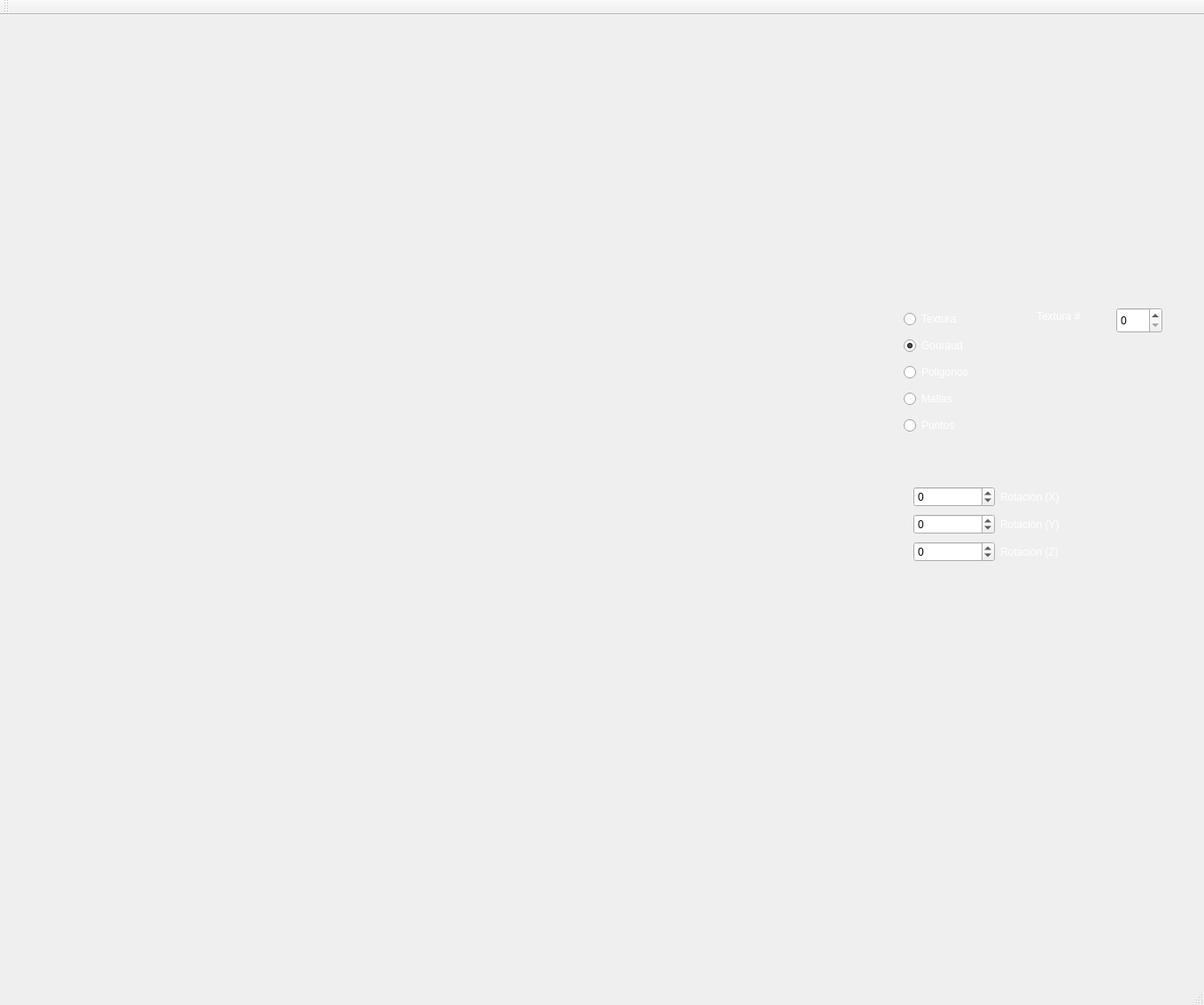
<?xml version="1.0" encoding="UTF-8"?>
<ui version="4.0">
 <class>MainWindow</class>
 <widget class="QMainWindow" name="MainWindow">
  <property name="geometry">
   <rect>
    <x>0</x>
    <y>0</y>
    <width>1359</width>
    <height>1134</height>
   </rect>
  </property>
  <property name="windowTitle">
   <string>MainWindow</string>
  </property>
  <widget class="QWidget" name="centralWidget">
   <widget class="QWidget" name="verticalLayoutWidget">
    <property name="geometry">
     <rect>
      <x>1020</x>
      <y>520</y>
      <width>211</width>
      <height>109</height>
     </rect>
    </property>
    <layout class="QVBoxLayout" name="verticalLayout">
     <item>
      <layout class="QHBoxLayout" name="horizontalLayout_5">
       <item>
        <widget class="QSpinBox" name="spinBox_4">
         <property name="minimum">
          <number>-360</number>
         </property>
         <property name="maximum">
          <number>360</number>
         </property>
         <property name="singleStep">
          <number>12</number>
         </property>
        </widget>
       </item>
       <item>
        <widget class="QLabel" name="label_6">
         <property name="palette">
          <palette>
           <active>
            <colorrole role="WindowText">
             <brush brushstyle="SolidPattern">
              <color alpha="255">
               <red>255</red>
               <green>255</green>
               <blue>255</blue>
              </color>
             </brush>
            </colorrole>
           </active>
           <inactive>
            <colorrole role="WindowText">
             <brush brushstyle="SolidPattern">
              <color alpha="255">
               <red>255</red>
               <green>255</green>
               <blue>255</blue>
              </color>
             </brush>
            </colorrole>
           </inactive>
           <disabled>
            <colorrole role="WindowText">
             <brush brushstyle="SolidPattern">
              <color alpha="255">
               <red>190</red>
               <green>190</green>
               <blue>190</blue>
              </color>
             </brush>
            </colorrole>
           </disabled>
          </palette>
         </property>
         <property name="text">
          <string>Rotación (X)</string>
         </property>
        </widget>
       </item>
      </layout>
     </item>
     <item>
      <layout class="QHBoxLayout" name="horizontalLayout_4">
       <item>
        <widget class="QSpinBox" name="spinBox_3">
         <property name="minimum">
          <number>-360</number>
         </property>
         <property name="maximum">
          <number>360</number>
         </property>
         <property name="singleStep">
          <number>12</number>
         </property>
        </widget>
       </item>
       <item>
        <widget class="QLabel" name="label_4">
         <property name="palette">
          <palette>
           <active>
            <colorrole role="WindowText">
             <brush brushstyle="SolidPattern">
              <color alpha="255">
               <red>255</red>
               <green>255</green>
               <blue>255</blue>
              </color>
             </brush>
            </colorrole>
           </active>
           <inactive>
            <colorrole role="WindowText">
             <brush brushstyle="SolidPattern">
              <color alpha="255">
               <red>255</red>
               <green>255</green>
               <blue>255</blue>
              </color>
             </brush>
            </colorrole>
           </inactive>
           <disabled>
            <colorrole role="WindowText">
             <brush brushstyle="SolidPattern">
              <color alpha="255">
               <red>190</red>
               <green>190</green>
               <blue>190</blue>
              </color>
             </brush>
            </colorrole>
           </disabled>
          </palette>
         </property>
         <property name="text">
          <string>Rotación (Y)</string>
         </property>
        </widget>
       </item>
      </layout>
     </item>
     <item>
      <layout class="QHBoxLayout" name="horizontalLayout_6">
       <item>
        <widget class="QSpinBox" name="spinBox_5">
         <property name="minimum">
          <number>-360</number>
         </property>
         <property name="maximum">
          <number>360</number>
         </property>
         <property name="singleStep">
          <number>12</number>
         </property>
        </widget>
       </item>
       <item>
        <widget class="QLabel" name="label_8">
         <property name="palette">
          <palette>
           <active>
            <colorrole role="WindowText">
             <brush brushstyle="SolidPattern">
              <color alpha="255">
               <red>255</red>
               <green>255</green>
               <blue>255</blue>
              </color>
             </brush>
            </colorrole>
           </active>
           <inactive>
            <colorrole role="WindowText">
             <brush brushstyle="SolidPattern">
              <color alpha="255">
               <red>255</red>
               <green>255</green>
               <blue>255</blue>
              </color>
             </brush>
            </colorrole>
           </inactive>
           <disabled>
            <colorrole role="WindowText">
             <brush brushstyle="SolidPattern">
              <color alpha="255">
               <red>190</red>
               <green>190</green>
               <blue>190</blue>
              </color>
             </brush>
            </colorrole>
           </disabled>
          </palette>
         </property>
         <property name="text">
          <string>Rotación (Z)</string>
         </property>
        </widget>
       </item>
      </layout>
     </item>
    </layout>
   </widget>
   <widget class="QRadioButton" name="radioButton">
    <property name="geometry">
     <rect>
      <x>1020</x>
      <y>450</y>
      <width>133</width>
      <height>26</height>
     </rect>
    </property>
    <property name="palette">
     <palette>
      <active>
       <colorrole role="WindowText">
        <brush brushstyle="SolidPattern">
         <color alpha="255">
          <red>255</red>
          <green>255</green>
          <blue>255</blue>
         </color>
        </brush>
       </colorrole>
      </active>
      <inactive>
       <colorrole role="WindowText">
        <brush brushstyle="SolidPattern">
         <color alpha="255">
          <red>255</red>
          <green>255</green>
          <blue>255</blue>
         </color>
        </brush>
       </colorrole>
      </inactive>
      <disabled>
       <colorrole role="WindowText">
        <brush brushstyle="SolidPattern">
         <color alpha="255">
          <red>190</red>
          <green>190</green>
          <blue>190</blue>
         </color>
        </brush>
       </colorrole>
      </disabled>
     </palette>
    </property>
    <property name="text">
     <string>Puntos</string>
    </property>
   </widget>
   <widget class="QRadioButton" name="radioButton_2">
    <property name="geometry">
     <rect>
      <x>1020</x>
      <y>420</y>
      <width>133</width>
      <height>26</height>
     </rect>
    </property>
    <property name="palette">
     <palette>
      <active>
       <colorrole role="WindowText">
        <brush brushstyle="SolidPattern">
         <color alpha="255">
          <red>255</red>
          <green>255</green>
          <blue>255</blue>
         </color>
        </brush>
       </colorrole>
      </active>
      <inactive>
       <colorrole role="WindowText">
        <brush brushstyle="SolidPattern">
         <color alpha="255">
          <red>255</red>
          <green>255</green>
          <blue>255</blue>
         </color>
        </brush>
       </colorrole>
      </inactive>
      <disabled>
       <colorrole role="WindowText">
        <brush brushstyle="SolidPattern">
         <color alpha="255">
          <red>190</red>
          <green>190</green>
          <blue>190</blue>
         </color>
        </brush>
       </colorrole>
      </disabled>
     </palette>
    </property>
    <property name="text">
     <string>Mallas</string>
    </property>
    <property name="checked">
     <bool>false</bool>
    </property>
   </widget>
   <widget class="QRadioButton" name="radioButton_4">
    <property name="geometry">
     <rect>
      <x>1020</x>
      <y>360</y>
      <width>133</width>
      <height>26</height>
     </rect>
    </property>
    <property name="palette">
     <palette>
      <active>
       <colorrole role="WindowText">
        <brush brushstyle="SolidPattern">
         <color alpha="255">
          <red>255</red>
          <green>255</green>
          <blue>255</blue>
         </color>
        </brush>
       </colorrole>
      </active>
      <inactive>
       <colorrole role="WindowText">
        <brush brushstyle="SolidPattern">
         <color alpha="255">
          <red>255</red>
          <green>255</green>
          <blue>255</blue>
         </color>
        </brush>
       </colorrole>
      </inactive>
      <disabled>
       <colorrole role="WindowText">
        <brush brushstyle="SolidPattern">
         <color alpha="255">
          <red>190</red>
          <green>190</green>
          <blue>190</blue>
         </color>
        </brush>
       </colorrole>
      </disabled>
     </palette>
    </property>
    <property name="text">
     <string>Gouraud</string>
    </property>
    <property name="checked">
     <bool>true</bool>
    </property>
   </widget>
   <widget class="QRadioButton" name="radioButton_5">
    <property name="geometry">
     <rect>
      <x>1020</x>
      <y>390</y>
      <width>133</width>
      <height>26</height>
     </rect>
    </property>
    <property name="palette">
     <palette>
      <active>
       <colorrole role="WindowText">
        <brush brushstyle="SolidPattern">
         <color alpha="255">
          <red>255</red>
          <green>255</green>
          <blue>255</blue>
         </color>
        </brush>
       </colorrole>
      </active>
      <inactive>
       <colorrole role="WindowText">
        <brush brushstyle="SolidPattern">
         <color alpha="255">
          <red>255</red>
          <green>255</green>
          <blue>255</blue>
         </color>
        </brush>
       </colorrole>
      </inactive>
      <disabled>
       <colorrole role="WindowText">
        <brush brushstyle="SolidPattern">
         <color alpha="255">
          <red>190</red>
          <green>190</green>
          <blue>190</blue>
         </color>
        </brush>
       </colorrole>
      </disabled>
     </palette>
    </property>
    <property name="text">
     <string>Poligonos</string>
    </property>
    <property name="checked">
     <bool>false</bool>
    </property>
   </widget>
   <widget class="QRadioButton" name="radioButton_6">
    <property name="geometry">
     <rect>
      <x>1020</x>
      <y>330</y>
      <width>133</width>
      <height>26</height>
     </rect>
    </property>
    <property name="palette">
     <palette>
      <active>
       <colorrole role="WindowText">
        <brush brushstyle="SolidPattern">
         <color alpha="255">
          <red>255</red>
          <green>255</green>
          <blue>255</blue>
         </color>
        </brush>
       </colorrole>
      </active>
      <inactive>
       <colorrole role="WindowText">
        <brush brushstyle="SolidPattern">
         <color alpha="255">
          <red>255</red>
          <green>255</green>
          <blue>255</blue>
         </color>
        </brush>
       </colorrole>
      </inactive>
      <disabled>
       <colorrole role="WindowText">
        <brush brushstyle="SolidPattern">
         <color alpha="255">
          <red>190</red>
          <green>190</green>
          <blue>190</blue>
         </color>
        </brush>
       </colorrole>
      </disabled>
     </palette>
    </property>
    <property name="text">
     <string>Textura</string>
    </property>
    <property name="checked">
     <bool>false</bool>
    </property>
   </widget>
   <widget class="renderObj" name="widget" native="true">
    <property name="geometry">
     <rect>
      <x>20</x>
      <y>10</y>
      <width>961</width>
      <height>1051</height>
     </rect>
    </property>
   </widget>
   <widget class="QSpinBox" name="spinBox">
    <property name="geometry">
     <rect>
      <x>1260</x>
      <y>330</y>
      <width>52</width>
      <height>29</height>
     </rect>
    </property>
    <property name="maximum">
     <number>5</number>
    </property>
   </widget>
   <widget class="QLabel" name="label">
    <property name="geometry">
     <rect>
      <x>1170</x>
      <y>330</y>
      <width>80</width>
      <height>20</height>
     </rect>
    </property>
    <property name="palette">
     <palette>
      <active>
       <colorrole role="WindowText">
        <brush brushstyle="SolidPattern">
         <color alpha="255">
          <red>255</red>
          <green>255</green>
          <blue>255</blue>
         </color>
        </brush>
       </colorrole>
      </active>
      <inactive>
       <colorrole role="WindowText">
        <brush brushstyle="SolidPattern">
         <color alpha="255">
          <red>255</red>
          <green>255</green>
          <blue>255</blue>
         </color>
        </brush>
       </colorrole>
      </inactive>
      <disabled>
       <colorrole role="WindowText">
        <brush brushstyle="SolidPattern">
         <color alpha="255">
          <red>190</red>
          <green>190</green>
          <blue>190</blue>
         </color>
        </brush>
       </colorrole>
      </disabled>
     </palette>
    </property>
    <property name="text">
     <string>Textura #</string>
    </property>
   </widget>
  </widget>
  <widget class="QMenuBar" name="menuBar">
   <property name="geometry">
    <rect>
     <x>0</x>
     <y>0</y>
     <width>1359</width>
     <height>25</height>
    </rect>
   </property>
  </widget>
  <widget class="QToolBar" name="mainToolBar">
   <attribute name="toolBarArea">
    <enum>TopToolBarArea</enum>
   </attribute>
   <attribute name="toolBarBreak">
    <bool>false</bool>
   </attribute>
  </widget>
  <widget class="QStatusBar" name="statusBar"/>
 </widget>
 <layoutdefault spacing="6" margin="11"/>
 <customwidgets>
  <customwidget>
   <class>renderObj</class>
   <extends>QWidget</extends>
   <header location="global">renderObj.h</header>
   <container>1</container>
  </customwidget>
 </customwidgets>
 <resources/>
 <connections>
  <connection>
   <sender>spinBox_4</sender>
   <signal>valueChanged(int)</signal>
   <receiver>MainWindow</receiver>
   <slot>RotateX(int)</slot>
   <hints>
    <hint type="sourcelabel">
     <x>1065</x>
     <y>590</y>
    </hint>
    <hint type="destinationlabel">
     <x>606</x>
     <y>215</y>
    </hint>
   </hints>
  </connection>
  <connection>
   <sender>spinBox_3</sender>
   <signal>valueChanged(int)</signal>
   <receiver>MainWindow</receiver>
   <slot>RotateY(int)</slot>
   <hints>
    <hint type="sourcelabel">
     <x>1022</x>
     <y>632</y>
    </hint>
    <hint type="destinationlabel">
     <x>344</x>
     <y>319</y>
    </hint>
   </hints>
  </connection>
  <connection>
   <sender>spinBox_5</sender>
   <signal>valueChanged(int)</signal>
   <receiver>MainWindow</receiver>
   <slot>RotateZ(int)</slot>
   <hints>
    <hint type="sourcelabel">
     <x>1033</x>
     <y>670</y>
    </hint>
    <hint type="destinationlabel">
     <x>314</x>
     <y>375</y>
    </hint>
   </hints>
  </connection>
  <connection>
   <sender>radioButton</sender>
   <signal>clicked()</signal>
   <receiver>MainWindow</receiver>
   <slot>Puntos()</slot>
   <hints>
    <hint type="sourcelabel">
     <x>1107</x>
     <y>519</y>
    </hint>
    <hint type="destinationlabel">
     <x>1220</x>
     <y>447</y>
    </hint>
   </hints>
  </connection>
  <connection>
   <sender>radioButton_4</sender>
   <signal>clicked()</signal>
   <receiver>MainWindow</receiver>
   <slot>Gouraud()</slot>
   <hints>
    <hint type="sourcelabel">
     <x>1094</x>
     <y>387</y>
    </hint>
    <hint type="destinationlabel">
     <x>1140</x>
     <y>326</y>
    </hint>
   </hints>
  </connection>
  <connection>
   <sender>radioButton_2</sender>
   <signal>clicked()</signal>
   <receiver>MainWindow</receiver>
   <slot>Mallas()</slot>
   <hints>
    <hint type="sourcelabel">
     <x>1152</x>
     <y>479</y>
    </hint>
    <hint type="destinationlabel">
     <x>1212</x>
     <y>479</y>
    </hint>
   </hints>
  </connection>
  <connection>
   <sender>radioButton_5</sender>
   <signal>clicked()</signal>
   <receiver>MainWindow</receiver>
   <slot>Poligonos()</slot>
   <hints>
    <hint type="sourcelabel">
     <x>1150</x>
     <y>446</y>
    </hint>
    <hint type="destinationlabel">
     <x>1247</x>
     <y>363</y>
    </hint>
   </hints>
  </connection>
  <connection>
   <sender>radioButton_6</sender>
   <signal>clicked()</signal>
   <receiver>MainWindow</receiver>
   <slot>Textura()</slot>
   <hints>
    <hint type="sourcelabel">
     <x>1053</x>
     <y>344</y>
    </hint>
    <hint type="destinationlabel">
     <x>1184</x>
     <y>178</y>
    </hint>
   </hints>
  </connection>
  <connection>
   <sender>spinBox</sender>
   <signal>valueChanged(int)</signal>
   <receiver>MainWindow</receiver>
   <slot>ChooseTextura(int)</slot>
   <hints>
    <hint type="sourcelabel">
     <x>1233</x>
     <y>349</y>
    </hint>
    <hint type="destinationlabel">
     <x>1289</x>
     <y>234</y>
    </hint>
   </hints>
  </connection>
 </connections>
 <slots>
  <slot>RotateX(int)</slot>
  <slot>RotateY(int)</slot>
  <slot>RotateZ(int)</slot>
  <slot>Poligonos()</slot>
  <slot>Puntos()</slot>
  <slot>Phong()</slot>
  <slot>Gouraud()</slot>
  <slot>Mallas()</slot>
  <slot>Textura()</slot>
  <slot>ChooseTextura(int)</slot>
 </slots>
</ui>
